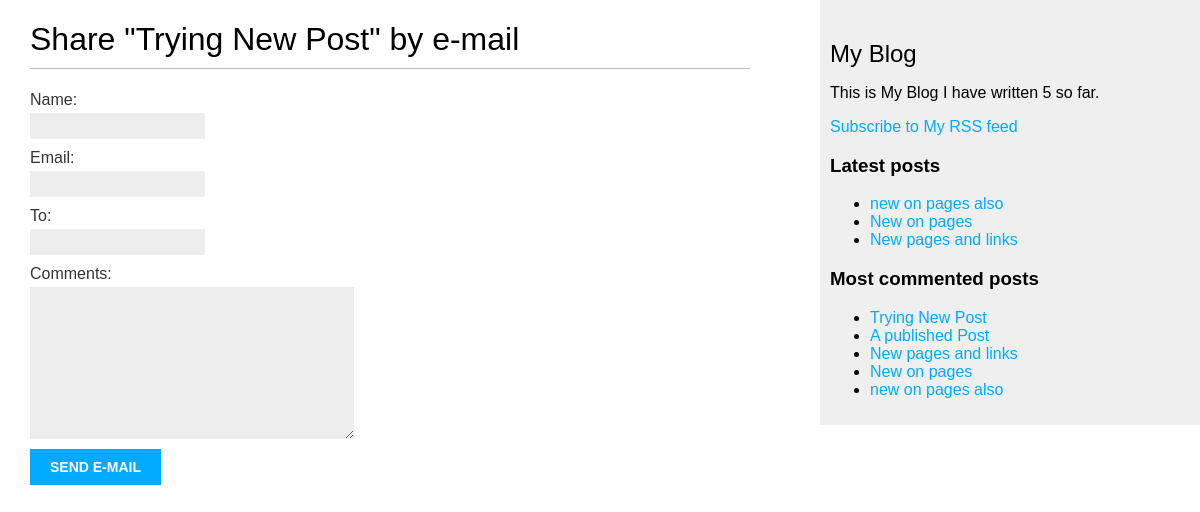
/djblog/2/share/, run on an earlier commit of the app's database.
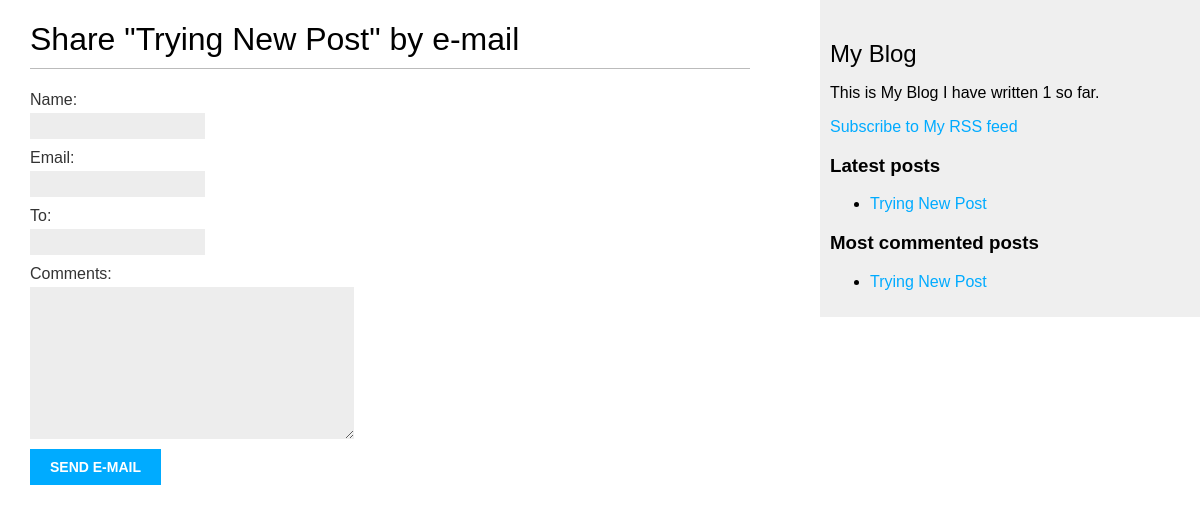
And on a later commit of the database.
### djblog/models.py (models this page shows, shortened)
class Post(models.Model):
    class Status(models.TextChoices):
        DRAFT = 'DF', 'Draft'
        PUBLISHED = 'PB', 'Published'
    title = models.CharField(max_length=250)
    slug = models.SlugField(
        max_length=250,
        unique_for_date = 'publish'
        )
    author = models.ForeignKey(
        settings.AUTH_USER_MODEL,
        on_delete=models.CASCADE ,
        related_name="djblog_posts"
    )
    body = models.TextField()
    publish = models.DateTimeField(default=timezone.now)
    created = models.DateTimeField(auto_now_add=True)
    updated = models.DateTimeField(auto_now=True)
    status = models.CharField(
        max_length=2,
        choices=Status.choices,
        default=Status.PUBLISHED
    )
    objects = models.Manager() #default
    published = PublishedManager() # custom manager
    class Meta:
        ordering = ['-publish']
        indexes = [
            models.Index(fields=['-publish'])
        ]
    def get_absolute_url(self):
        return reverse(
            'djblog:post_detail',
            args = [
                self.publish.year,
                self.publish.month,
                self.publish.day,
                self.slug
            ]
        )
    tags = TaggableManager()

### djblog/views.py (the view)
def post_share(request, post_id):
    post = get_object_or_404(
    Post,
    id=post_id,
    status=Post.Status.PUBLISHED
    )
    sent = False
    if request.method == 'POST':
        form = EmailPostForm(request.POST)
        if form.is_valid():
            cd = form.cleaned_data
            post_url = request.build_absolute_uri(
            post.get_absolute_url()
            )
            subject = (
            f"{cd['name']} ({cd['email']}) "
            f"recommends you read {post.title}"
            )
            message = (
            f"Read {post.title} at {post_url}\n\n"
            f"{cd['name']}\'s comments: {cd['comments']}"
            )
            try:
                send_mail(
                subject=subject,
                message=message,
                from_email=None,
                recipient_list=[cd['to']]
                )
            except BadHeaderError:
                return HttpResponse('Invalid header found.')
            except Exception as e:
                return HttpResponse(f'Error sending email: {str(e)}')
            sent = True
    else:
        form = EmailPostForm()
    return render(
    request,
    'post/share.html',
    {
    'post': post,
    'form': form,
    'sent': sent
    }
    )

### djblog/forms.py
class EmailPostForm(forms.Form):
    name = forms.CharField(max_length=25)
    email = forms.EmailField()
    to = forms.EmailField()
    comments = forms.CharField(
    required=False,
    widget=forms.Textarea
    )

### djblog/models.py (called while the page is built)
    def get_queryset(self):
        return (
            super().get_queryset().filter(status = Post.Status.PUBLISHED)
        )

### djblog/templatetags/blog_tags.py (called while the page is built)
@register.simple_tag
def total_posts():
    return Post.published.count()

@register.inclusion_tag('post/latest_posts.html')
def show_latest_posts(count = 5):
    latest_posts = Post.published.order_by('-publish')[:count]
    return {
        'latest_posts': latest_posts
    }

@register.simple_tag
def get_most_commented_posts(count = 5):
    return Post.published.annotate(
        total_comments = Count('comments')
    ).order_by('-total_comments')[:count]

### djblog/templates/post/share.html (shortened to what this page needs)
{% extends "djblog/base.html" %}
{% block content %}
{% if sent %}
<h1>Email Successful sent.</h1>
<p>
    "{{ post.title }}" was Successfully sent to {{ form.cleaned_data.to }}
</p>
{% else %}
<h1>Share "{{ post.title }}" by e-mail</h1>
<form method="post">
    {{ form.as_p }}
    <input type="submit" value="Send e-mail">
</form>
{% endif %}
{% endblock %}

### djblog/templates/djblog/base.html (shortened to what this page needs)
{% load blog_tags %}
{% load static %}
<!DOCTYPE html>
<html lang="en">
<head>
    <link href="{% static 'css/djblog.css' %}" rel="stylesheet">
</head>
<body>
    <div id="content">
        {% block content %}
        {% endblock %}
    </div>
    <div id="sidebar">
        <h2>My Blog</h2>
        <p>
            This is My Blog
            I have written {% total_posts %} so far.
        </p>
        <p>
            <a href="{% url 'djblog:post_feed' %}">
            Subscribe to My RSS feed
            </a>
        </p>
        <h3>Latest posts</h3>
        {% show_latest_posts 3 %}
        <h3>Most commented posts</h3>
        {% get_most_commented_posts as most_commented_posts %}
        <ul>
            {% for post in most_commented_posts %}
            <li>
                <a href="{{ post.get_absolute_url }}">{{ post.title }}</a>
            </li>
            {% endfor %}
        </ul>
    </div>
</body>
</html>

### djblog/templates/post/latest_posts.html
<ul>
    {% for post in latest_posts %}
    <li>
        <a href="{{ post.get_absolute_url }}">{{ post.title }}</a>
    </li>
    {% endfor %}
</ul>

What changed in the data, as far as the page shows it:
removed Post: title "new on pages also"
removed Post: title "New on pages"
removed Post: title "New pages and links"
no longer on this page (row edited): Post: title "A published Post", shown under "Most commented posts"
now on one of the page's lists (row unchanged): Post: title "Trying New Post"
Also different on the page:
text no longer shown: "5"
text now shown: "1"
